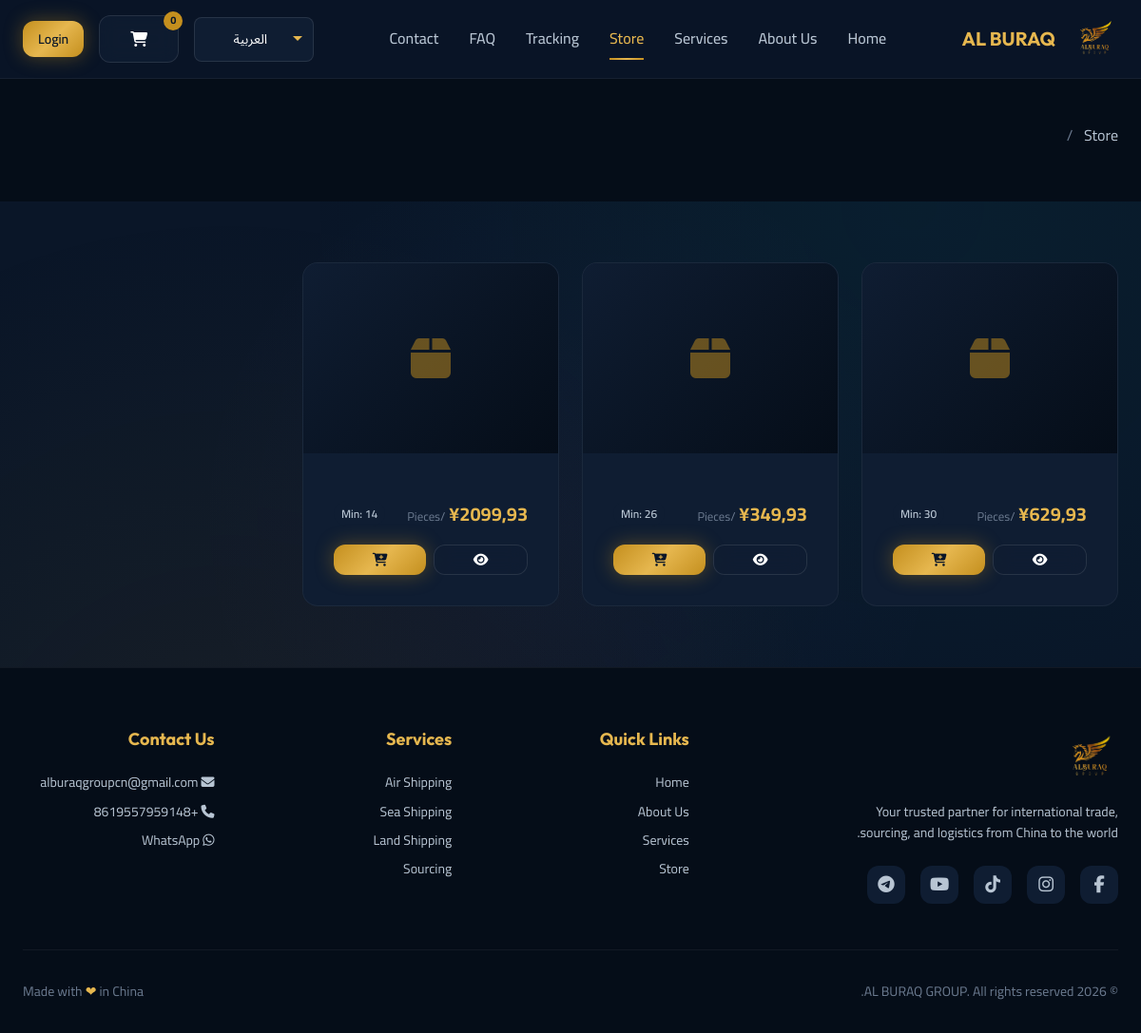
The app's page /store/category/electronics/ with its own data.
### apps/store/models.py (models this page shows, shortened)
class Product(TranslatableModel):
    translations = TranslatedFields(
        name=models.CharField(max_length=300, verbose_name="Product Name"),
        description=models.TextField(verbose_name="Description"),
        specifications=models.TextField(verbose_name="Specifications", blank=True),
    )
    category = models.ForeignKey(
        Category,
        on_delete=models.CASCADE,
        related_name='products'
    )
    slug = models.SlugField(unique=True)
    sku = models.CharField(max_length=50, unique=True, blank=True, null=True, verbose_name="SKU")
    price_rmb = models.DecimalField(max_digits=12, decimal_places=2, verbose_name="Price (RMB)")
    min_order_quantity = models.PositiveIntegerField(default=1, verbose_name="Min Order Qty")
    unit = models.CharField(
        max_length=50,
        default='pieces',
        choices=[
            ('pieces', 'Pieces'),
            ('cartons', 'Cartons'),
            ('sets', 'Sets'),
            ('kg', 'Kilograms'),
            ('meters', 'Meters'),
        ],
        verbose_name="Unit"
    )
    order = models.PositiveIntegerField(default=0)
    is_active = models.BooleanField(default=True)
    is_featured = models.BooleanField(default=False)
    created_at = models.DateTimeField(auto_now_add=True)
    updated_at = models.DateTimeField(auto_now=True)
    class Meta:
        ordering = ['order', '-created_at']
        verbose_name = "Product"
        verbose_name_plural = "Products"
    def get_main_image(self):
        main_img = self.images.filter(is_main=True).first()
        if main_img:
            return main_img.image
        first_img = self.images.first()
        return first_img.image if first_img else None

### apps/core/models.py (models this page shows, shortened)
class CompanySettings(models.Model):
    company_name = models.CharField(max_length=200, default="AL BURAQ GROUP")
    email = models.EmailField(default="alburaqgroupcn@gmail.com")
    phone = models.CharField(max_length=50, default="+8619557959148")
    whatsapp_number = models.CharField(max_length=50, default="+8619557959148")
    logo = models.ImageField(upload_to='branding/', blank=True, null=True)
    class Meta:
        verbose_name = "Company Settings"
        verbose_name_plural = "Company Settings"
    @classmethod
    def get_settings(cls):
        obj, created = cls.objects.get_or_create(pk=1)
        return obj

### apps/store/views.py (the view)
# urls.py: path('category/<slug:slug>/', views.category_detail, name='category_detail'),
def category_detail(request, slug):
    category = get_object_or_404(Category, slug=slug, is_active=True)
    products = Product.objects.filter(category=category, is_active=True)
    paginator = Paginator(products, 12)
    page_number = request.GET.get('page')
    page_obj = paginator.get_page(page_number)
    context = {
        'category': category,
        'products': page_obj,
        'subcategories': category.subcategories.filter(is_active=True),
    }
    return render(request, 'store/category_detail.html', context)

### templates/store/category_detail.html (shortened to what this page needs)
{% extends 'base.html' %}
{% load static i18n %}
{% block content %}
<section style="padding: 130px 0 40px; background: var(--bg-darker);">
    <div class="container">
        <nav style="margin-bottom: 1rem;">
            <a href="{% url 'store:category_list' %}" style="color: var(--text-secondary);">{% trans "Store" %}</a>
            <span style="color: var(--text-muted); margin: 0 0.5rem;">/</span>
        </nav>
    </div>
</section>
<section class="section">
    <div class="container">
        <div class="grid grid-cols-4 gap-lg">
            {% for product in products %}
            <div class="card" data-aos="fade-up" data-aos-delay="{{ forloop.counter0 }}25">
                {% if product.get_main_image %}
                <img src="{{ product.get_main_image.url }}" alt="{{ product.name }}" class="card-image">
                {% else %}
                <div class="card-image"
                    style="background: linear-gradient(135deg, var(--bg-card), var(--bg-darker)); display: flex; align-items: center; justify-content: center;">
                    <i class="fas fa-box" style="font-size: 3rem; color: var(--gold-primary); opacity: 0.5;"></i>
                </div>
                {% endif %}
                <div class="card-body">
                    <div class="flex justify-between items-center mt-md">
                        <div>
                            <span style="color: var(--gold-light); font-size: 1.25rem; font-weight: 700;">
                                ¥{{ product.price_rmb }}</span>
                            <span style="color: var(--text-muted); font-size: 0.8rem;">/{{ product.get_unit_display }}</span>
                        </div>
                        <span class="badge">{% trans "Min" %}: {{ product.min_order_quantity }}</span>
                    </div>
                    <div class="flex gap-sm mt-md">
                        <a href="{% url 'store:product_detail' product.slug %}" class="btn btn-ghost btn-sm"
                            style="flex: 1;">
                            <i class="fas fa-eye"></i>
                        </a>
                        <button onclick="addToCart({{ product.pk }})" class="btn btn-primary btn-sm" style="flex: 1;">
                            <i class="fas fa-cart-plus"></i>
                        </button>
                    </div>
                </div>
            </div>
            {% empty %}
            <div class="text-center" style="grid-column: 1 / -1; padding: 4rem;">
                <i class="fas fa-box-open" style="font-size: 4rem; color: var(--text-muted); margin-bottom: 1rem;"></i>
                <h3 style="color: var(--text-muted);">{% trans "No products in this category yet" %}</h3>
            </div>
            {% endfor %}
        </div>
    </div>
</section>
{% endblock %}

### templates/base.html (shortened to what this page needs)
{% load static i18n %}
<!DOCTYPE html>
<html lang="{{ CURRENT_LANGUAGE }}" dir="{{ TEXT_DIR }}">
<head>
    <link rel="stylesheet" href="https://cdnjs.cloudflare.com/ajax/libs/font-awesome/6.5.1/css/all.min.css">
    <link href="https://unpkg.com/aos@2.3.1/dist/aos.css" rel="stylesheet">
    <link rel="stylesheet" href="{% static 'css/base.css' %}">
</head>
<body>
    <nav class="navbar" id="navbar">
        <div class="container navbar-container">
            <a href="{% url 'core:home' %}" class="navbar-brand">
                <img src="{% static 'images/logo.png' %}" alt="AL BURAQ GROUP">
                <span class="hidden-mobile">AL BURAQ</span>
            </a>
            <ul class="navbar-nav" id="navbarNav">
                <li><a href="{% url 'core:home' %}" class="nav-link {% if request.resolver_match.url_name == 'home' %}active{% endif %}">{% trans "Home" %}</a></li>
                <li><a href="{% url 'pages:about' %}" class="nav-link {% if request.resolver_match.url_name == 'about' %}active{% endif %}">{% trans "About Us" %}</a></li>
                <li><a href="{% url 'pages:services' %}" class="nav-link {% if request.resolver_match.url_name == 'services' %}active{% endif %}">{% trans "Services" %}</a></li>
                <li><a href="{% url 'store:category_list' %}" class="nav-link {% if 'store' in request.path %}active{% endif %}">{% trans "Store" %}</a></li>
                <li><a href="{% url 'tracking:tracking' %}" class="nav-link {% if 'tracking' in request.path %}active{% endif %}">{% trans "Tracking" %}</a></li>
                <li><a href="{% url 'faq:faq_list' %}" class="nav-link {% if 'faq' in request.path %}active{% endif %}">{% trans "FAQ" %}</a></li>
                <li><a href="{% url 'pages:contact' %}" class="nav-link {% if request.resolver_match.url_name == 'contact' %}active{% endif %}">{% trans "Contact" %}</a></li>
            </ul>
            <div class="navbar-actions">
                <div class="language-switcher">
                    <select id="languageSelect" onchange="changeLanguage(this.value)">
                        {% for code, name in LANGUAGES %}
                            <option value="{{ code }}" {% if code == CURRENT_LANGUAGE %}selected{% endif %}>{{ name }}</option>
                        {% endfor %}
                    </select>
                </div>
                <a href="{% url 'orders:cart' %}" class="btn btn-ghost cart-btn">
                    <i class="fas fa-shopping-cart"></i>
                    <span class="cart-badge" id="cartBadge">0</span>
                </a>
                {% if user.is_authenticated %}
                    <a href="{% url 'accounts:dashboard' %}" class="btn btn-ghost sssss">
                        <i class="fas fa-user"></i>
                    </a>
                {% else %}
                    <a href="{% url 'accounts:login' %}" class="btn btn-primary btn-sm">{% trans "Login" %}</a>
                {% endif %}
            </div>
        </div>
    </nav>
    <main>
        {% block content %}{% endblock %}
    </main>
    <footer class="footer">
        <div class="container">
            <div class="footer-grid">
                <div class="footer-col">
                    <div class="footer-brand">
                        <img src="{% static 'images/logo.png' %}" alt="AL BURAQ GROUP">
                        <p>{% trans "Your trusted partner for international trade, sourcing, and logistics from China to the world." %}</p>
                    </div>
                    <div class="footer-social">
                        <a href="{{ SOCIAL_LINKS_SETTINGS.facebook }}" target="_blank" rel="noopener"><i class="fab fa-facebook-f"></i></a>
                        <a href="{{ SOCIAL_LINKS_SETTINGS.instagram }}" target="_blank" rel="noopener"><i class="fab fa-instagram"></i></a>
                        <a href="{{ SOCIAL_LINKS_SETTINGS.tiktok }}" target="_blank" rel="noopener"><i class="fab fa-tiktok"></i></a>
                        <a href="{{ SOCIAL_LINKS_SETTINGS.youtube }}" target="_blank" rel="noopener"><i class="fab fa-youtube"></i></a>
                        <a href="#" id="telegramToggle" onclick="toggleTelegramPopup(event)"><i class="fab fa-telegram"></i></a>
                    </div>
                </div>
                <div class="footer-col">
                    <h4 class="footer-title">{% trans "Quick Links" %}</h4>
                    <div class="footer-links">
                        <a href="{% url 'core:home' %}">{% trans "Home" %}</a>
                        <a href="{% url 'pages:about' %}">{% trans "About Us" %}</a>
                        <a href="{% url 'pages:services' %}">{% trans "Services" %}</a>
                        <a href="{% url 'store:category_list' %}">{% trans "Store" %}</a>
                    </div>
                </div>
                <div class="footer-col">
                    <h4 class="footer-title">{% trans "Services" %}</h4>
                    <div class="footer-links">
                        <a href="#">{% trans "Air Shipping" %}</a>
                        <a href="#">{% trans "Sea Shipping" %}</a>
                        <a href="#">{% trans "Land Shipping" %}</a>
                        <a href="#">{% trans "Sourcing" %}</a>
                    </div>
                </div>
                <div class="footer-col">
                    <h4 class="footer-title">{% trans "Contact Us" %}</h4>
                    <div class="footer-links">
                        <a href="mailto:{{ COMPANY_EMAIL }}"><i class="fas fa-envelope"></i> {{ COMPANY_EMAIL }}</a>
                        <a href="tel:{{ COMPANY_PHONE }}"><i class="fas fa-phone"></i> {{ COMPANY_PHONE }}</a>
                        <a href="https://wa.me/{{ COMPANY_WHATSAPP|slice:'1:' }}" target="_blank"><i class="fab fa-whatsapp"></i> {% trans "WhatsApp" %}</a>
                    </div>
                </div>
            </div>
            <div class="footer-bottom">
                <p>&copy; {% now "Y" %} {{ COMPANY_NAME }}. {% trans "All rights reserved." %}</p>
                <p>{% trans "Made with" %} <span style="color: #E6B74F;">❤</span> {% trans "in China" %}</p>
            </div>
        </div>
    </footer>
</body>
</html>

### records on screen
Product: price_rmb "629,93", unit "Pieces", min_order_quantity "30"
Product: price_rmb "349,93", unit "Pieces", min_order_quantity "26"
Product: price_rmb "2099,93", unit "Pieces", min_order_quantity "14"
CompanySettings: email "alburaqgroupcn@gmail.com", company_name "AL BURAQ GROUP"

### other values on screen
{{ COMPANY_PHONE }} "+8619557959148"
form field value "العربية"
